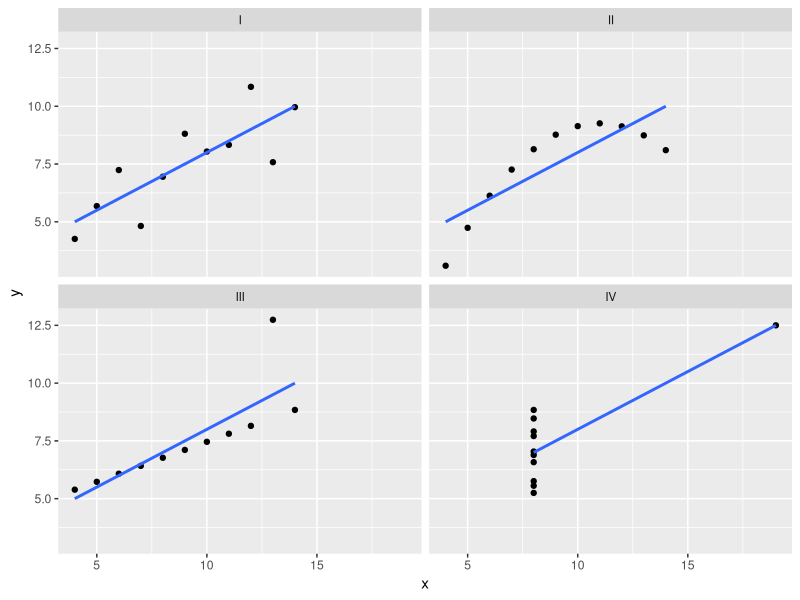
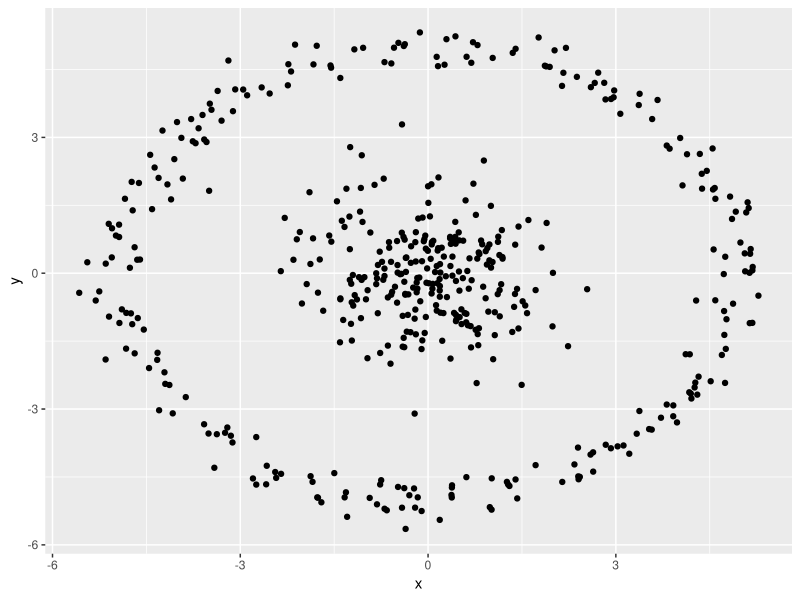

Generate these figures, in order, with R: (Note: this script raises an error after producing the figures.)
## ---- chunk 1
knitr::opts_chunk$set(cache = FALSE, message = FALSE, echo = FALSE)
## ---- chunk 2
library(ggplot2)
library(plyr)
library(dplyr)
library(tidyr)
anscombe_tidy <- anscombe %>%
    mutate(observation = seq_len(n())) %>%
    gather(key, value, -observation) %>%
    separate(key, c("variable", "set"), 1, convert = TRUE) %>%
    mutate(set = c("I", "II", "III", "IV")[set]) %>%
    spread(variable, value)

ggplot(anscombe_tidy, aes(x, y)) + geom_point() + facet_wrap(~ set) +
    geom_smooth(method = "lm", se = FALSE)
## ---- chunk 3
library(plyr)
library(dplyr)
library(ggplot2)

set.seed(2015)

n <- 250
c1 <- data_frame(x = rnorm(n), y = rnorm(n), cluster = 1)
c2 <- data_frame(r = rnorm(n, 5, .25), theta = runif(n, 0, 2 * pi),
                 x = r * cos(theta), y = r * sin(theta), cluster = 2) %>%
    dplyr::select(x, y, cluster)

points1 <- rbind(c1, c2) %>% mutate(cluster = factor(cluster))

ggplot(points1, aes(x, y)) + geom_point()
## ---- chunk 4
library(broom)

plot_kmeans <- function(dat, k) {
    clust <- dat %>% ungroup %>% dplyr::select(x, y) %>% kmeans(k)
    ggplot(augment(clust, dat), aes(x, y)) + geom_point(aes(color = .cluster)) +
        geom_point(aes(x1, x2), data = tidy(clust), size = 10, shape = "x") +
        labs(color = "K-means assignments")
}

plot_kmeans(points1, 2)
## ---- chunk 5
points1$hclust_assignments <- points1 %>% dplyr::select(x, y) %>%
    dist() %>% hclust(method = "single") %>%
    cutree(2) %>% factor()

ggplot(points1, aes(x, y, color = hclust_assignments)) + geom_point() +
    labs(color = "hclust assignments")
## ---- chunk 6
points1_polar <- points1 %>% transform(r = sqrt(x^2 + y^2), theta = atan(y / x))

clust <- points1_polar %>% ungroup %>% dplyr::select(r, theta) %>% kmeans(2)
ggplot(augment(clust, points1_polar), aes(r, theta)) + geom_point(aes(color = .cluster)) +
    geom_point(aes(x1, x2), data = tidy(clust), size = 10, shape = "x") +
    labs(color = "K-means assignments")
## ---- chunk 7
sizes <- c(20, 100, 500)
## ---- chunk 8
set.seed(2015)

centers <- data_frame(x = c(1, 4, 6), y = c(5, 0, 6), n = sizes,
                      cluster = factor(1:3))
points <- centers %>% group_by(cluster) %>%
    do(data_frame(x = rnorm(.$n, .$x), y = rnorm(.$n, .$y)))

ggplot(points, aes(x, y)) + geom_point()
## ---- chunk 9
plot_kmeans(points, 3)
